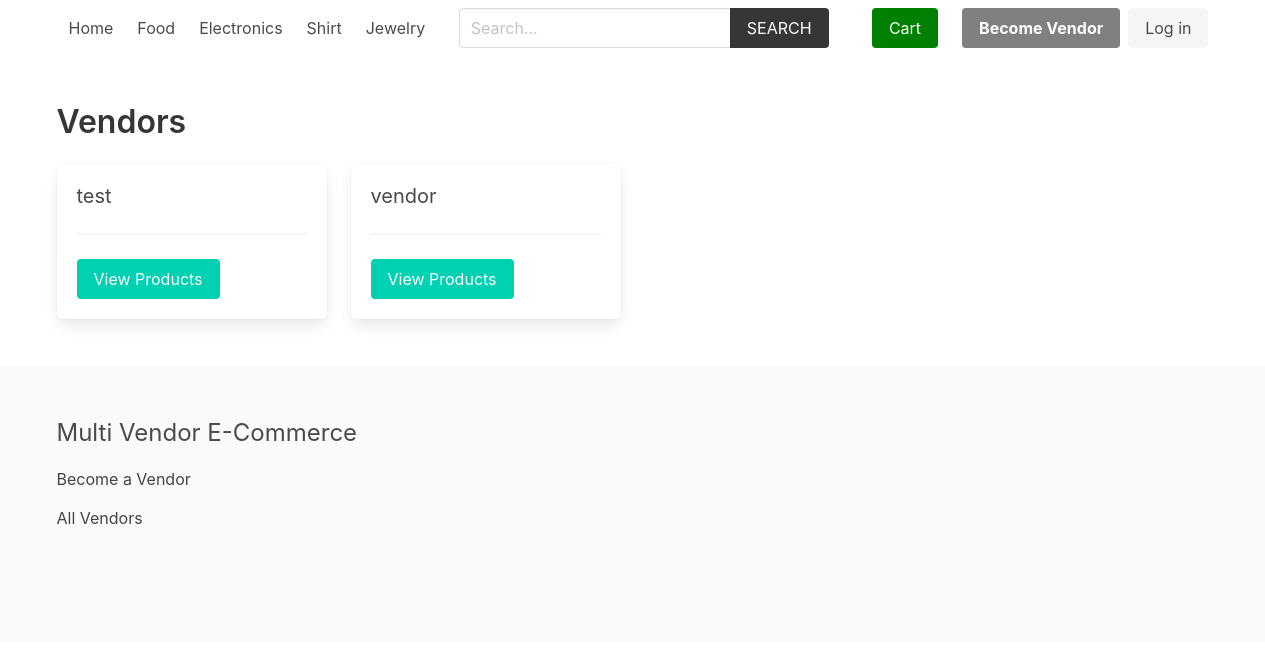
Screenshot of /vendor/ with the database file from the repository.
### product/models.py (models this page shows, shortened)
class Category(models.Model):
    title = models.CharField(max_length=50)
    slug = models.SlugField(max_length=55)
    ordering = models.IntegerField(default=0)
    class Meta:
        ordering = ['ordering']

### vendor/models.py (models this page shows, shortened)
class Vendor(models.Model):
    name = models.CharField(max_length=255)
    created_at = models.DateTimeField(auto_now_add=True)
    created_by = models.OneToOneField(User, related_name='vendor', on_delete=models.CASCADE)
    class Meta:
        ordering = ['name']

### vendor/views.py (the view)
# urls.py: path('', views.vendors, name="vendors"),
def vendors(request):
    vendors = Vendor.objects.all()
    return render(request, 'vendor/vendors.html', {'vendors': vendors})

### cart/cart.py (called while the page is built)
    def __len__(self):
        return sum(item['quantity'] for item in self.cart.values())

### cart/context_processors.py (called while the page is built)
def cart(request):
    return {'cart': Cart(request)}

### product/context_processors.py (called while the page is built)
def menu_categories(request):
    categories = Category.objects.all()
    return {'categories': categories}

### templates/vendor/vendors.html (shortened to what this page needs)
{% extends 'core/base.html' %}
{% block content %}
    <h1 class="title">Vendors</h1>
    <div class="columns is-multiline">
        {% for vendor in vendors %}
            <div class="column is-3">
                <div class="box">
                    <h2 class="subtitle">
                        {{ vendor.name }}
                    </h2>
                    <hr>
                    <a href="{% url 'vendor:vendor' vendor.id %}" class="button is-primary ">View Products</a>
                </div>
            </div>
        {% endfor %}
    </div>
{% endblock content %}

### templates/core/base.html (shortened to what this page needs)
{% load static %}
<!DOCTYPE html>
<html lang="en">
<head>
    <link rel="stylesheet" href="https://cdn.jsdelivr.net/npm/bulma@0.9.2/css/bulma.min.css">
    <link rel="stylesheet" href="{% static 'css/main.css' %}">
</head>
<body>
    <div class="container">
        <nav class="navbar" role="navigation" aria-label="main navigation">
            <div id="navbarBasicExample" class="navbar-menu">
                <div class="navbar-start">
                <a class="navbar-item" href="{% url 'core:home' %}">
                    Home
                </a>
                {% for category in categories %}
                    <a class="navbar-item" href="{% url 'product:category' category.slug %}">
                        {{category.title}}
                    </a>
                {% endfor %}
                </div>
                <div class="navbar-start">
                    <div class="navbar-item">
                        <form method="get" action="{% url 'product:search' %}">
                            <div class="field has-addons">
                                <div class="control">
                                    <input type="search" name="query" id="" class="input" placeholder="Search...">
                                </div>
                                <div class="control">
                                    <button class="button is-dark is-uppercase">Search</button>
                                </div>
                            </div>
                        </form>
                    </div>
                </div>
                <div class="navbar-end">
                <div class="navbar-item">
                    <a href="{% url 'cart:cart' %}" class="button is-warning" style="background-color: green; color:white;">Cart {% if cart %}({{cart|length}}){% endif %}</a>
                </div>
                {% if request.user.is_authenticated %}
                <div class="navbar-item has-dropdown is-hoverable">
                    <a class="navbar-link is-capitalized">
                    {{user.vendor.name}}
                    </a>
                    <div class="navbar-dropdown">
                    <a class="navbar-item" href="{% url 'vendor:vendor-admin' %}">
                        Profile
                    </a>
                    <a class="navbar-item" href="{% url 'vendor:edit-vendor' %}">
                        Update Profile
                    </a>
                    <a class="navbar-item" href="{% url 'vendor:add-product' %}">
                        Add Product
                    </a>
                    <hr class="navbar-divider">
                    <a class="navbar-item" href="{% url 'vendor:logout' %}">
                        Logout
                    </a>
                    </div>
                </div>
                {% else %}
                <div class="navbar-item">
                    <div class="buttons">
                        <a class="button is-primary" href="{% url 'vendor:become-vendor' %}" style="background-color: gray;">
                            <strong>Become Vendor</strong>
                        </a>
                        <a class="button is-light" href="{% url 'vendor:login' %}">
                            Log in
                        </a>
                    </div>
                </div>
                {% endif %}
                </div>
            </div>
            </nav>
    </div>
    <section class="section">
        <div class="container">
            {% block content %}{% endblock content %}
        </div>
    </section>
    <footer class="footer">
        <div class="container">
            <h3 class="is-size-4 mb-4">Multi Vendor E-Commerce</h3>
            {% if request.user.is_authenticated %}
                <a href="{% url 'vendor:vendor-admin' %}">Vendor Admin</a>
            {% else %}
                <a href="{% url 'vendor:become-vendor' %}">Become a Vendor</a>
            {% endif %}
            <br>
            <a href="{% url 'vendor:vendors' %}">All Vendors</a>
        </div>
    </footer>
</body>
</html>

### core/static/css/main.css (style rules this page uses)
.footer a { margin-bottom: 15px; display: inline-block; color: #444; }

### rows the page displays
Category: title "Food"
Category: title "Electronics"
Category: title "Shirt"
Category: title "Jewelry"
Vendor: name "test"
Vendor: name "vendor"
